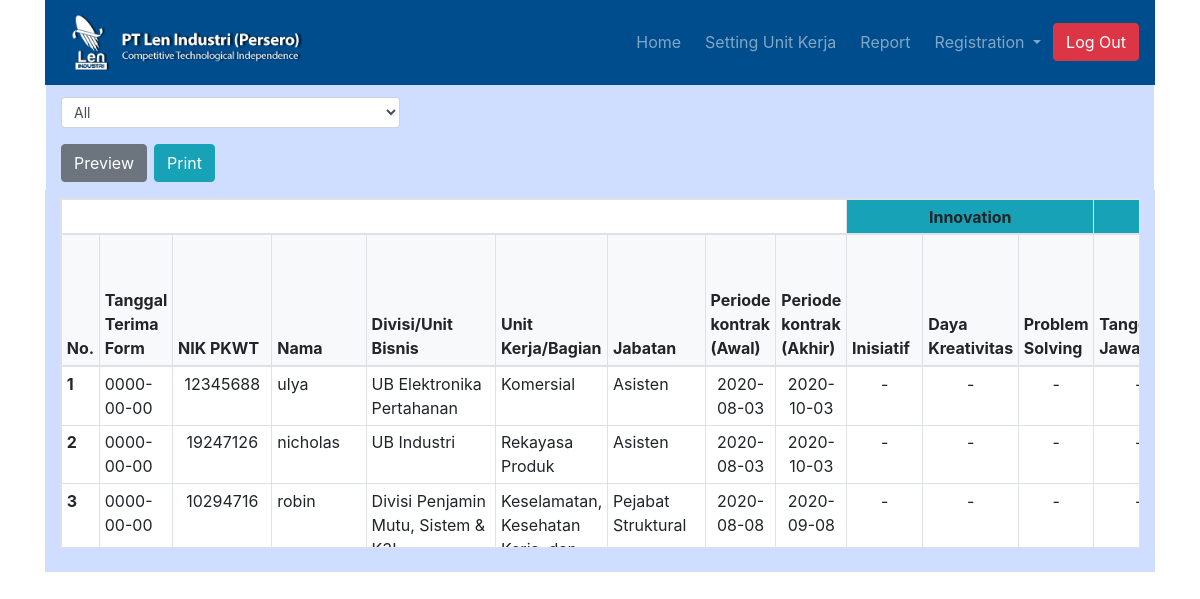
The app's page /index.php/c_report with its own data.
### tables this page shows
CREATE TABLE `karyawan` (
  `id_karyawan` int(11) NOT NULL,
  `id_evaluasi` int(11) DEFAULT NULL,
  `id_absensi` int(11) NOT NULL,
  `nama` varchar(255) NOT NULL,
  `nik` int(10) NOT NULL,
  `divisi` varchar(255) NOT NULL,
  `jabatan` varchar(255) NOT NULL,
  `bagian` varchar(255) NOT NULL,
  `nilai_hasil` float NOT NULL,
  `end_periode` date NOT NULL,
  `start_periode` date NOT NULL,
  `status` varchar(255) NOT NULL,
  `alasan` varchar(255) DEFAULT NULL,
  `anggaran` varchar(255) DEFAULT NULL,
  `kode_pagu` varchar(255) DEFAULT NULL
);

CREATE TABLE `evaluasi` (
  `id_evaluasi` int(11) NOT NULL,
  `nik` int(10) NOT NULL,
  `date_fill` date NOT NULL,
  `inisiatif` float NOT NULL,
  `daya_kreatif` float NOT NULL,
  `prob_solve` float NOT NULL,
  `tang_jawab` float NOT NULL,
  `kom_per` float NOT NULL,
  `etika_kerja` float NOT NULL,
  `adap_kerja` float NOT NULL,
  `pelayanan` float NOT NULL,
  `kem_tugas` float NOT NULL,
  `pen_diri` float NOT NULL,
  `kem_komunikasi` float NOT NULL,
  `ker_sama` float NOT NULL,
  `disiplin` float NOT NULL,
  `sis_kerja` float NOT NULL,
  `has_kerja` float NOT NULL,
  `nilai_eval` float NOT NULL,
  `nilai_kinerja` float NOT NULL,
  `nama_atasan` varchar(255) NOT NULL,
  `nik_atasan` int(10) NOT NULL
);

### application/controllers/C_report.php (called while the page is built, shortened)
<?php
class C_report extends CI_Controller {
    public function __construct(){
		$this->load->model('M_weblen');
    }
    public function index(){
      $data = $this->M_weblen->getAlldata();
      $datConv['allDat'] = $this->convertAllData($data);
      $this->load->view('admin/V_report',$datConv);
    }
    public function convertAllData($data)
    {
      $i = 0;
      foreach ($data as $x){
        $conv[$i] =  $this->convertData($x);
        $i++;
      }
      return $conv;
    }
    public function convertData($data)
    {
      $dataconv = $data;
      $dataconv['inisiatif'] = $this->convertEval($data['inisiatif']);
      $dataconv['daya_kreatif'] = $this->convertEval($data['daya_kreatif']);
      $dataconv['prob_solve'] = $this->convertEval($data['prob_solve']);
      $dataconv['tang_jawab'] = $this->convertEval($data['tang_jawab']);
      $dataconv['kom_per'] = $this->convertEval($data['kom_per']);
      $dataconv['etika_kerja'] = $this->convertEval($data['etika_kerja']);
      $dataconv['adap_kerja'] = $this->convertEval($data['adap_kerja']);
      $dataconv['pelayanan'] = $this->convertEval($data['pelayanan']);
      $dataconv['kem_tugas'] = $this->convertEval($data['kem_tugas']);
      $dataconv['pen_diri'] = $this->convertEval($data['pen_diri']);
      $dataconv['kem_komunikasi'] = $this->convertEval($data['kem_komunikasi']);
      $dataconv['ker_sama'] = $this->convertEval($data['ker_sama']);
      $dataconv['disiplin'] = $this->convertEval($data['disiplin']);
      $dataconv['sis_kerja'] = $this->convertEval($data['sis_kerja']);
      $dataconv['has_kerja'] = $this->convertEval($data['has_kerja']);
      $dataconv['sakit'] = $this->convertAbs($data['sakit'], $data['periode']);
      $dataconv['izin'] = $this->convertAbs($data['izin'], $data['periode']);
      $dataconv['alpa'] = $this->convertAbs($data['alpa']/2, $data['periode']);
      $dataconv['terlambat'] = $this->convertAbs($data['terlambat'], $data['periode']);
      if ($dataconv['nilai_eval']==-1) {
        $dataconv['nilai_eval'] = '-';
        $dataconv['nilai_kinerja'] = '-';
      }
      return $dataconv;
    }
    public function convertEval ($point)
    {
      if ($point == 6.7) {
              $x = '5 (Sangat Baik)' ;
          }
          elseif ($point == 5.3){
              $x = '4 (Baik)';
          }
          elseif ($point == 4.0){
              $x = '3 (Cukup)';
          }
          elseif ($point == 2.7){
              $x = '2 (Kurang)';
          }
          elseif ($point == 1.3){
              $x = '1 (Sangat Kurang';
          }
          else{
              $x = '-';
          }
          return $x;
    }
    public function convertAbs($point, $durasi)
    {
      $x = ($point * $durasi) / 100 ;
      return round($x,1);
    }
}

### index.php (called while the page is built, shortened)
<?php
require_once BASEPATH.'core/CodeIgniter.php';

### application/models/M_weblen.php (called while the page is built, shortened)
<?php
class M_weblen extends CI_Model {
    public function getAlldata()
    {
        $this->db->select('*');
        $this->db->from('karyawan');
        $this->db->join('absensi','karyawan.id_absensi = absensi.id_absensi');
        $this->db->join('evaluasi','karyawan.id_evaluasi = evaluasi.id_evaluasi');
        $this->db->order_by("evaluasi.date_fill", "asc");
        $query = $this->db->get();
        return $query->result_array();
    }
}

### application/views/admin/V_report.php (the view, shortened to what this page needs)
<!DOCTYPE html>
<html lang="en">
<head>
    <link rel="stylesheet" href="<?= base_url()?>/assets/css/bootstrap.min.css">
    <link rel="stylesheet" href="<?= base_url()?>/assets/style/style1.css">
</head>
<body>
        <div class="container">
        <div class="row">
            <div class="container-fluid ml-3 mr-3" style="background-color: #CFDDFF;">
                <div class="row">
                    <div class="col-md-12">
                        <form action="<?= site_url('C_report/printFunc')?>" method="POST">
                        <div class="row  mt-2 mb-2">
                                <div class="col-md-4 mt-1">
                                        <select id="com_filter" name="com_filter" class="form-control form-control-sm" onchange="hideCombo()">
                                            <option value="all" <?= set_select('com_filter', 'all'); ?> > All </option>
                                        </select>
                                </div>
                            </div>
                            <div class="row mt-2 mb-2 mt-2">
                                <div class="col-md-1 text-center">
                                    <button name="p_btn" type="submit" value="preview" id="btPrint" class="btn btn-secondary btn-md">Preview</button></a>
                                </div>
                                <div class="col-md-1 text-center">
                                    <button name="p_btn" type="submit" value="print" id="btPrint" class="btn btn-info btn-md">Print</button></a>
                                </div>
                            </div>
                        </div>
                </div>
            </div>
        </div>
    <div class="row">
        <div class="col-md-12">
            <div class="container" style="background-color: #CFDDFF;">
                <div class="row">
                    <div class="col-md-12 pt-2 pb-2">
                    <table class="scrollable_table table table-bordered table-sm">
                            <thead>
                                <tr>
                                    <th scope="col" colspan="9"></th>
                                    <th class="text-center bg-info" scope="col" colspan="3">Innovation</th>
                                    <th class="text-center bg-info" scope="col" colspan="3">Integrity</th>
                                </tr>
                            </thead>
                            <thead class="bg-light">
                                <tr>
                                    <th scope="col">No.</th>
                                    <th scope="col">Tanggal Terima Form</th>
                                    <th scope="col">NIK PKWT</th>
                                    <th scope="col">Nama</th>
                                    <th scope="col">Divisi/Unit Bisnis</th>
                                    <th scope="col">Unit Kerja/Bagian</th>
                                    <th scope="col">Jabatan</th>
                                    <th scope="col">Periode kontrak (Awal)</th>
                                    <th scope="col">Periode kontrak (Akhir)</th>
                                    <th scope="col">Inisiatif</th>
                                    <th scope="col">Daya Kreativitas</th>
                                    <th scope="col">Problem Solving</th>
                                    <th scope="col">Tanggung Jawab</th>
                                </tr>
                            </thead>
                            <tbody>
                                <?php
                                $x =  1;
                                foreach($allDat as $data) {?>
                                    <tr>
                                        <th scope="row"> <?= $x?> </th>
                                        <td> <?= $data['date_fill'] ?> </td>
                                        <td class="text-center"> <?= $data['nik'] ?> </td>
                                        <td> <?= $data['nama'] ?> </td>
                                        <td> <?= $data['divisi'] ?> </td>
                                        <td> <?= $data['bagian'] ?> </td>
                                        <td> <?= $data['jabatan'] ?> </td>
                                        <td class="text-center"> <?= $data['start_periode'] ?> </td>
                                        <td class="text-center"> <?= $data['end_periode'] ?> </td>
                                        <td class="text-center"> <?= $data['inisiatif'] ?> </td>
                                        <td class="text-center"> <?= $data['daya_kreatif'] ?> </td>
                                        <td class="text-center"> <?= $data['prob_solve'] ?> </td>
                                        <td class="text-center"> <?= $data['tang_jawab'] ?> </td>
                                    </tr>
                                <?php
                                    $x++;
                                    } ?>
                            </tbody>
                        </table>
                    </div>
                </div>
        </div>
        </div>
    </div>
    </div>
</body>
</html>

### application/views/admin/V_report.php (style rules this page uses)
.scrollable_table { background-color: white; display: block; overflow: scroll; height: 350px; table-layout: fixed; }
td { width: 100px; }

### records on screen
karyawan: id_evaluasi.date_fill "0000-00-00", id_evaluasi.nik "12345688", nama "ulya", divisi "UB Elektronika Pertahanan", bagian "Komersial", jabatan "Asisten", start_periode "2020-08-03", end_periode "2020-10-03", inisiatif "-", daya_kreatif "-", prob_solve "-"
karyawan: id_evaluasi.date_fill "0000-00-00", id_evaluasi.nik "19247126", nama "nicholas", divisi "UB Industri", bagian "Rekayasa Produk", jabatan "Asisten", start_periode "2020-08-03", end_periode "2020-10-03", inisiatif "-", daya_kreatif "-", prob_solve "-"
karyawan: id_evaluasi.date_fill "0000-00-00", id_evaluasi.nik "10294716", nama "robin", divisi "Divisi Penjamin Mutu, Sistem &…", bagian "Keselamatan, Kesehatan…", jabatan "Pejabat Struktural", start_periode "2020-08-08", end_periode "2020-09-08", inisiatif "-", daya_kreatif "-", prob_solve "-"
